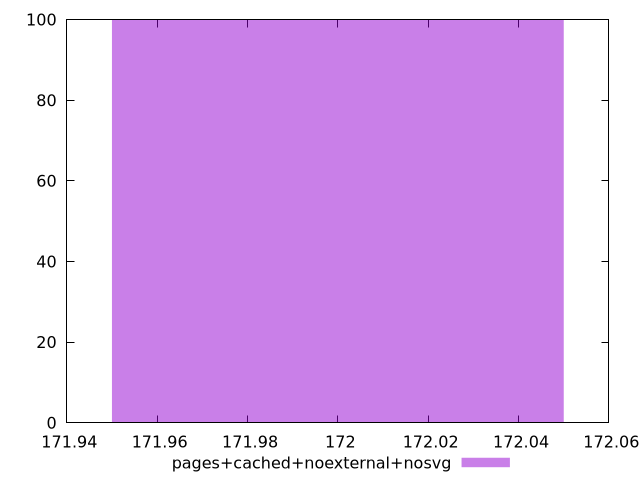

Source code (gnuplot):
$_pagesCachedNoexternalNosvg <<EOF
172 100
EOF
set key outside below
set terminal pngcairo
set output "report_00006_2020-11-02T20-21-41.718Z/dom-size/pages+cached+noexternal+nosvg//raw_hist.png"
set yrange [0:100]
set boxwidth 0.1
set style fill transparent solid 0.5 noborder
plot $_pagesCachedNoexternalNosvg title "pages+cached+noexternal+nosvg" with boxes ,
